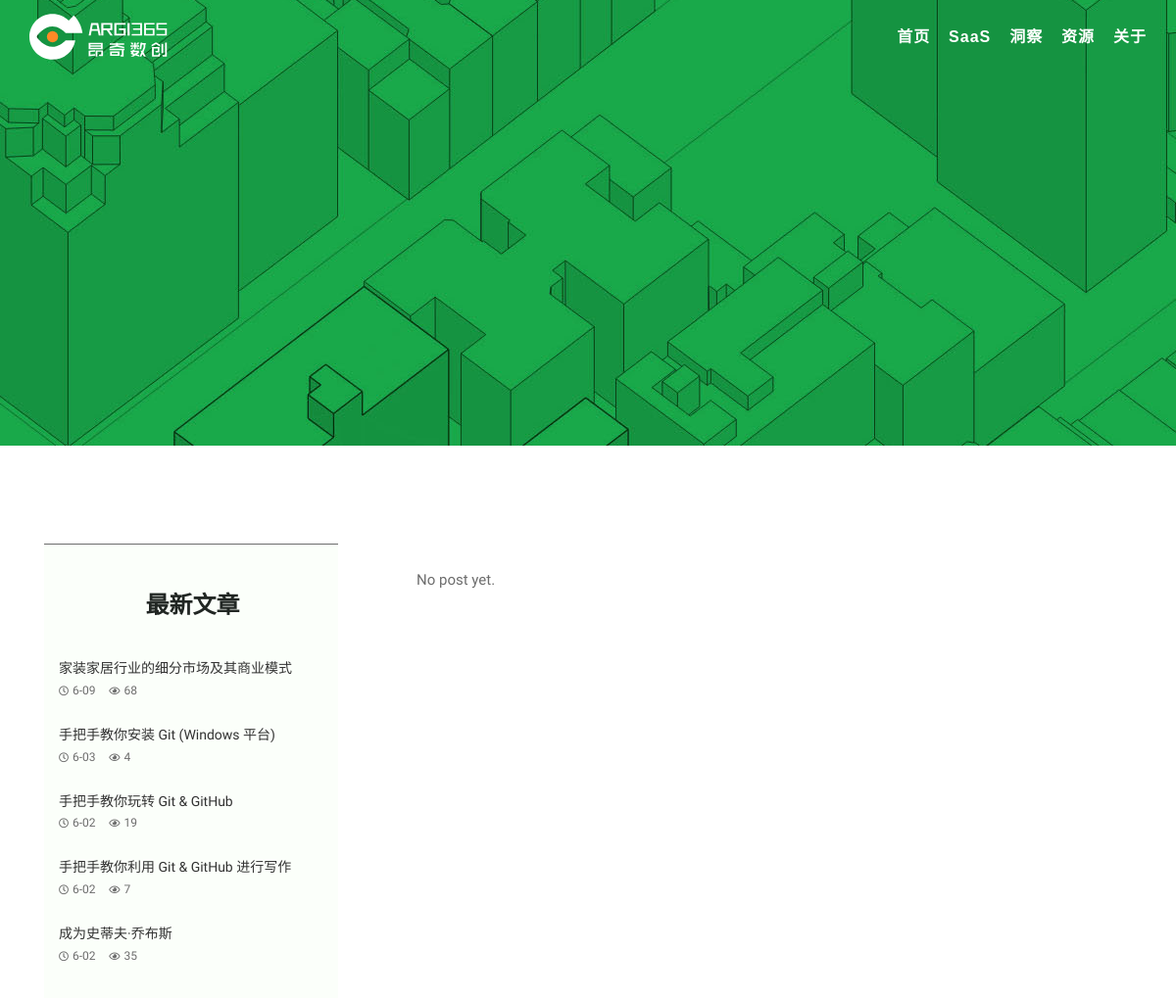
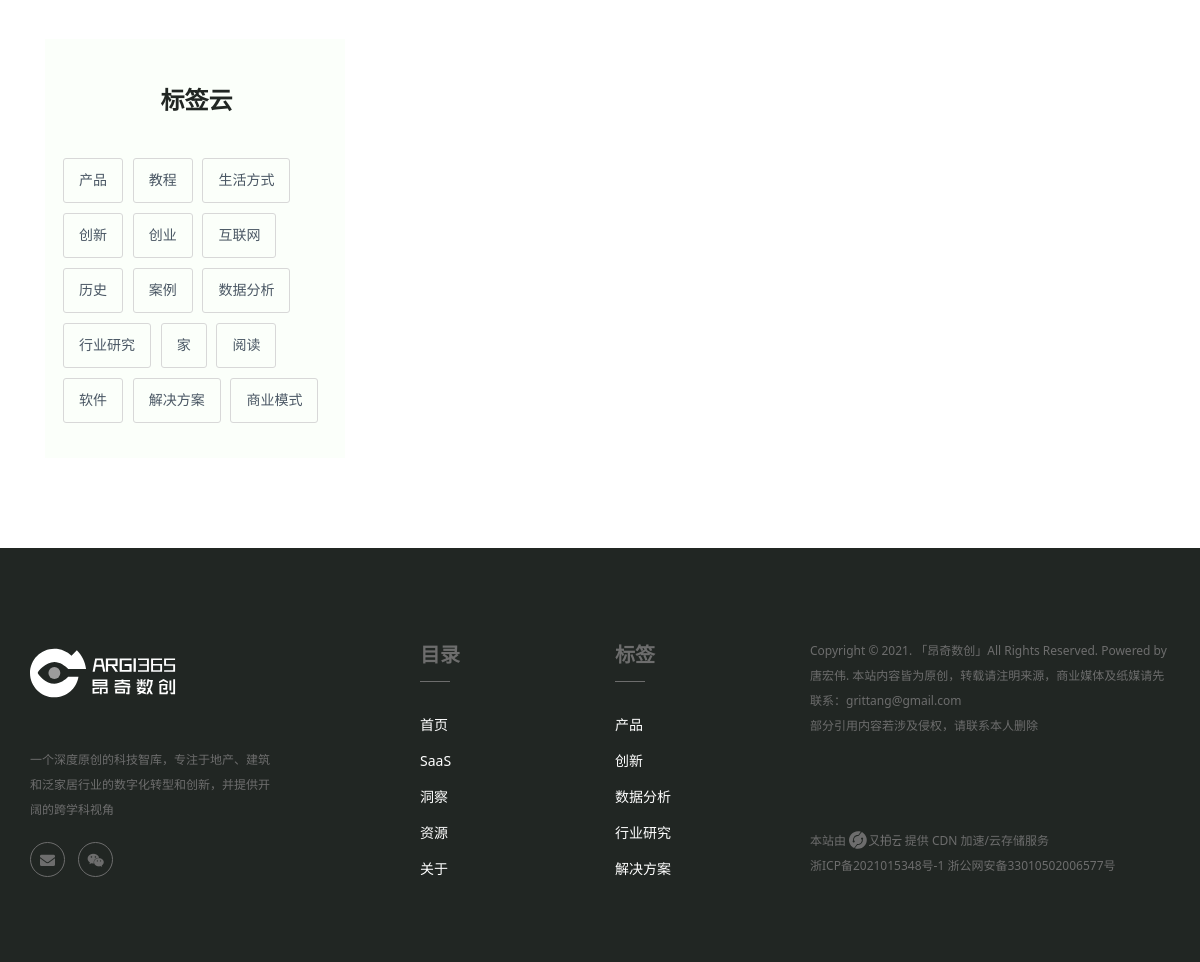
/blog/, run on an earlier commit of the app's database (2 pictures, top to bottom).
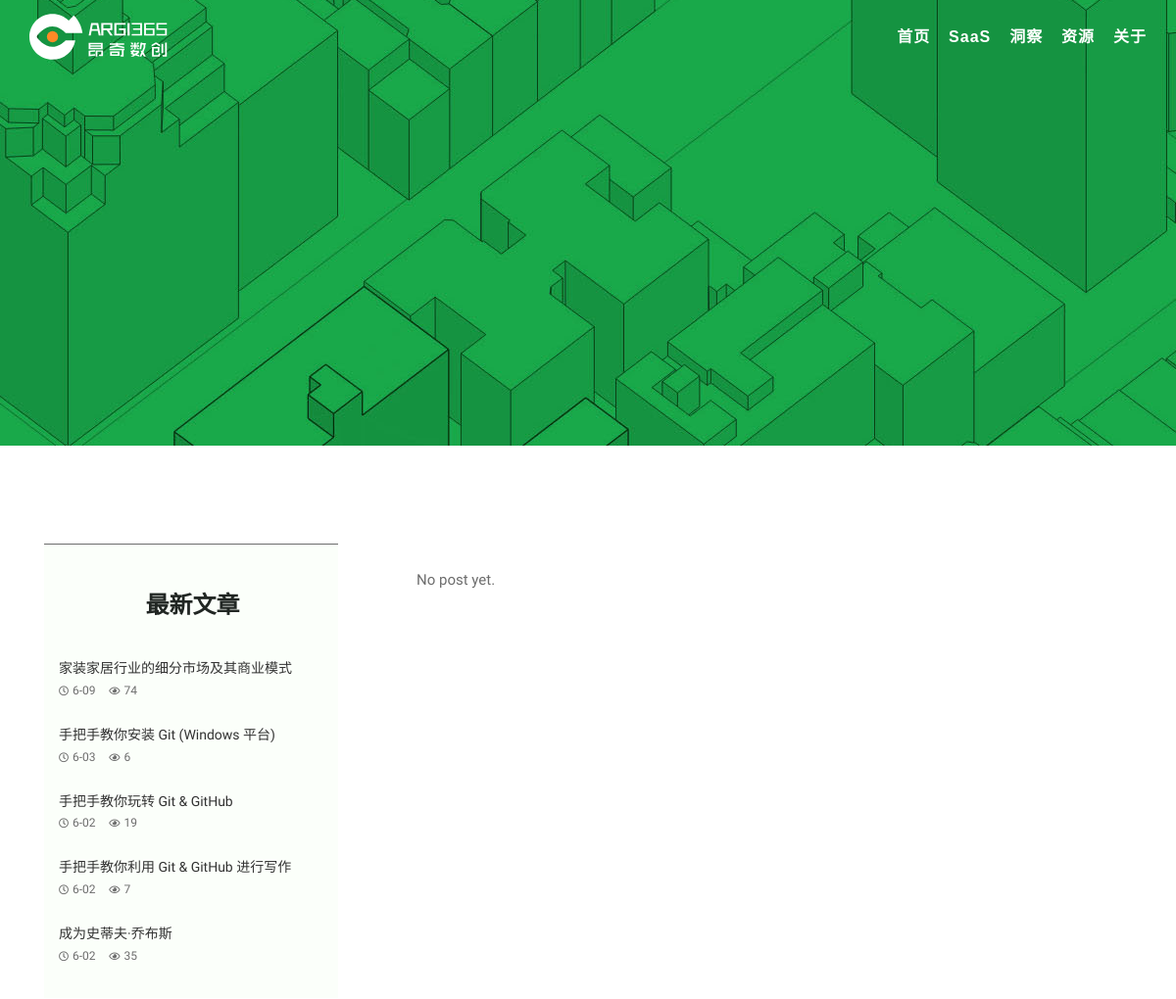
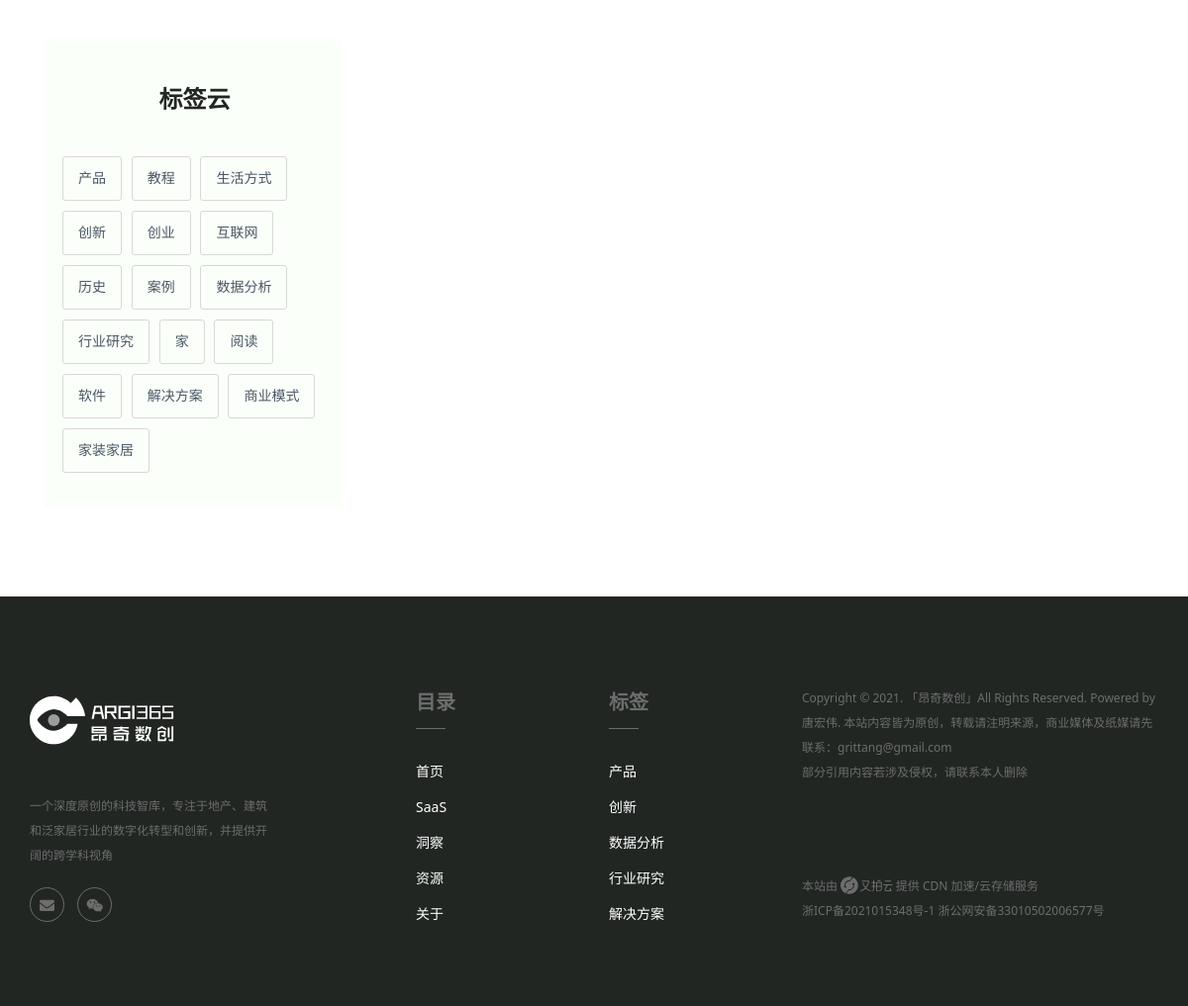
And on a later commit of the database (2 pictures, top to bottom).
### blog/models.py (models this page shows, shortened)
class Channel(models.Model):
  CHANNEL_CHOICES = (
    ('SaaS', 'SaaS'),
    ('Insights', '洞察'),
    ('Resources', '资源'),
  )
  name = models.CharField(max_length=32, choices=CHANNEL_CHOICES, default='洞察')
  desc = models.CharField(max_length=200, default='Your channel description here.')
  class Meta:
    verbose_name = '版块'
    verbose_name_plural = verbose_name

class Post(models.Model):
  title = models.CharField('标题', max_length=70)
  subtitle = models.CharField('副标题', max_length=70, blank=True)
  body = models.TextField('正文')
  created_time = models.DateTimeField('创建时间', auto_now_add=True)
  modified_time = models.DateTimeField('修改时间', auto_now=True)
  elapsed_time = models.IntegerField('阅读时长', default=5, blank=True)
  avatar = models.URLField('标题图', max_length=400, blank=True)
  excerpt = models.CharField('摘要', max_length=300, blank=True)
  category = models.ForeignKey(Category, verbose_name='类别', on_delete=models.CASCADE, blank=False)
  tags = models.ManyToManyField(Tag, verbose_name='标签', blank=True)
  author = models.ForeignKey(User, default='Grit', verbose_name='作者', on_delete=models.CASCADE)
  views = models.PositiveIntegerField(default=0, editable=False)
  class Meta:
    verbose_name = '文章'
    verbose_name_plural = verbose_name
    ordering = ['-created_time']
  def get_absolute_url(self):
    return reverse("blog:post_detail", kwargs={"pk": self.pk})

class Tag(models.Model):
  name = models.CharField(max_length=20, unique=True)
  class Meta:
    verbose_name = '标签'
    verbose_name_plural = verbose_name

### blog/views.py (the view)
# urls.py: path('blog/', views.BlogView.as_view(), name='blog'),
class BlogView(BaseView):
  template_name = 'blog/blog.html'
  paginate_by = 5

### blog/templatetags/blog_extras.py (called while the page is built)
@register.inclusion_tag('blog/inclusions/_recent_posts.html', takes_context=True)
def show_recent_posts(context, num=5):
  return {
    'recent_post_list': Post.objects.all().order_by('-created_time')[:num],
  }

@register.inclusion_tag('blog/inclusions/_tags.html', takes_context=True)
def show_tags(context):
  tag_list = Tag.objects.annotate(
    num_posts=Count('post')).filter(num_posts__gt=0)
  return {
    'tag_list': tag_list,
  }

@register.inclusion_tag('blog/inclusions/_follow_me.html', takes_context=True)
def show_follow_me(context):
  return

@register.inclusion_tag('blog/inclusions/_pagination.html', takes_context=True)
def show_pagination(context):
  return

### blog/views.py (called while the page is built)
  def get_context_data(self, **kwargs):
    context = super(BaseView, self).get_context_data(**kwargs)
    context['tag_list'] = Tag.objects.filter(pk__in=[1, 6, 15, 17, 22])
    return context

### templates/blog/blog.html (shortened to what this page needs)
{% extends 'base.html' %}
{% load static %}
{% load blog_extras %}
{% block slider %}
  <section id="parallax2" class="slider-area fix p-relative">
    <div class="slider-active2">
      <div class="single-slider slider-bg d-flex align-items-center"
        style="background-image:url({% static 'blog/img/bg/header-inner-bg.jpg' %}"); background-repeat: no-repeat; background-position: right;background-size: inherit;>
        <div class="container">
          <div class="row align-items-center">
            <div class="col-lg-12">
              <div class="slider-content-channel s-slider-content-channel text-center mt-120">
              </div>
            </div>
          </div>
        </div>
      </div>
    </div>
  </section>
{% endblock slider %}
{% block inner-blog %}
  <section class="inner-blog pt-100 pb-50">
    <div class="container">
      <div class="row-body">
        <div class="col-lg-4">
          <aside>
            {% show_recent_posts %}
            {% show_tags %}
          </aside>
        </div>
        <div class="col-lg-8">
          {% for post in post_list %}
            <div class="bsingle__post mb-50">
              {% if post.avatar %}
              <div class="bsingle__post-thumb transition-img">
                <img src="{{ post.avatar }}" alt="avatar">
              </div>
              {% endif %}
              <div class="bsingle__content">
                <div class="meta-info">
                  <ul>
                    <li><i class="far fa-calendar-alt"></i>{{ post.created_time.date|date:'n. d. Y' }}</li>
                    <li><i class="far fa-user"></i>唐宏伟</li>
                    <li><i class="far fa-eye"></i>{{ post.views }}</li>
                  </ul>
                </div>
                <h2><a href="{{ post.get_absolute_url }}">{{ post.title }}</a></h2>
                <p>{{ post.excerpt }}...</p>
                <div class="slider-btn">
                  <a href="{{ post.get_absolute_url }}" class="btn ss-btn" data-animation="fadeInRight" data-delay=".8s">继续阅读</a>
                </div>
              </div>
            </div>
          {% empty %}
            <div class="no-post">No post yet.</div>
          {% endfor %}
        </div>
      </div>
    </div>
  </section>
{% endblock inner-blog %}

### templates/base.html (shortened to what the changed rows need)
{% load static %}
{% load blog_extras %}
<!doctype html>
<html class="no-js" lang="zh">
  <head>
    <link rel="stylesheet" href="https://cdnjs.cloudflare.com/ajax/libs/twitter-bootstrap/4.6.0/css/bootstrap.min.css">
    <link rel="stylesheet" href="https://cdnjs.cloudflare.com/ajax/libs/github-markdown-css/4.0.0/github-markdown.min.css">
    <link rel="stylesheet" href="https://cdnjs.cloudflare.com/ajax/libs/animate.css/4.1.1/animate.min.css">
    <link rel="stylesheet" href="https://cdnjs.cloudflare.com/ajax/libs/font-awesome/5.15.3/css/all.min.css">
    <link rel="stylesheet" href="https://cdnjs.cloudflare.com/ajax/libs/font-awesome/5.15.3/css/fontawesome.min.css">
    <link rel="stylesheet" href="https://cdnjs.cloudflare.com/ajax/libs/dripicons/2.0.0/webfont.css">
    <link rel="stylesheet" href="https://cdnjs.cloudflare.com/ajax/libs/slick-carousel/1.8.1/slick.css">
    <link rel="stylesheet" href="{% static 'blog/css/default.css' %}">
    <link rel="stylesheet" href="{% static 'blog/css/meanmenu.css' %}">
    <link rel="stylesheet" href="{% static 'blog/css/style.css' %}">
    <link rel="stylesheet" href="{% static 'blog/css/typora-pie-argi.css' %}">
    <link rel="stylesheet" href="{% static 'blog/css/typora-plus.css' %}">
    <link rel="stylesheet" href="{% static 'blog/css/responsive.css' %}">
    <link rel="stylesheet" href="{% static 'blog/css/responsive-plus.css' %}">
  </head>
  <body>
    <header class="header-area in-header">
      <div class="menu-area menu-area2" style="background-image: url({% static 'blog/img/bg/header-bg.jpg' %})">
        <div class="container">
          <div class="second-menu">
            <div class="row align-items-center">
              <div class="col-xl-10 col-lg-10">
                <div class="main-menu text-right">
                  <nav id="mobile-menu">
                    <ul>
                      {% for channel in channel_list %}
                        <li>
                          <a href="{% url 'blog:channel' channel.pk %}">{{ channel.name }}</a>
                        </li>
                      {% empty %}
                        <div>No channel yet.</div>
                      {% endfor %}
                    </ul>
                  </nav>
                </div>
              </div>
            </div>
          </div>
        </div>
      </div>
    </header>
    <main>
    {% block main %}
      {% block inner-blog %}
      {% endblock inner-blog %}
    {% endblock main %}
    </main>
    <footer class="footer-bg footer-p pt-90">
      <div class="footer-top pb-50">
        <div class="container">
          <div class="row justify-content-between">
            <div class="col-xl-2 col-lg-2 col-sm-6">
              <div class="footer-widget mb-30">
                <div class="footer-link">
                  <ul>
                    {% for channel in channel_list %}
                    <li>
                      <a href="{% url 'blog:channel' channel.pk %}">{{ channel.name }}</a>
                    </li>
                    {% empty %}
                      <div>No channel yet.</div>
                    {% endfor %}
                  </ul>
                </div>
              </div>
            </div>
            <div class="col-xl-2 col-lg-2 col-sm-6">
              <div class="footer-widget mb-30">
                <div class="footer-link">
                  <ul>
                    {% for tag in tag_list %}
                    <li>
                      <a href="{% url 'blog:tag' tag.pk %}">{{ tag.name }}</a>
                    </li>
                    {% empty %}
                      <div>No tag yet.</div>
                    {% endfor %}
                  </ul>
                </div>
              </div>
            </div>
          </div>
        </div>
      </div>
    </footer>
  </body>
</html>

### templates/blog/inclusions/_recent_posts.html
<div class="widget mb-40">
  <div class="widget-title text-center">
    <h4>最新文章</h4>
  </div>
  <div class="widget__post">
    <ul>
      {% for post in recent_post_list %}
        <li>
            <div class="widget__post-content">
                <h6><a href="{{ post.get_absolute_url }}">{{ post.title }}</a></h6>
                <span><i class="far fa-clock"></i>{{ post.created_time.date|date:'n-d' }}</span>
                <span><i class="far fa-eye"></i>{{ post.views }}</span>
            </div>
        </li>
      {% empty %}
        No posts yet.
      {% endfor %}
    </ul>
  </div>
</div>

### templates/blog/inclusions/_tags.html
<div class="widget mb-40">
  <div class="widget-title text-center">
    <h4>标签云</h4>
  </div>
  <div class="widget__tag">
    <ul>
      {% for tag in tag_list %}
        <li><a href="{% url 'blog:tag' tag.pk %}">{{ tag.name }}</a></li>
      {% empty %}
          No tags yet.
      {% endfor %}
    </ul>
  </div>
</div>

What changed in the data, as far as the page shows it:
changed Post "家装家居行业的细分市场及其商业模式": views "68" → "74"
changed Post "手把手教你安装 Git (Windows 平台)": views "4" → "6"
added Tag: name "家装家居", shown under "标签云"
